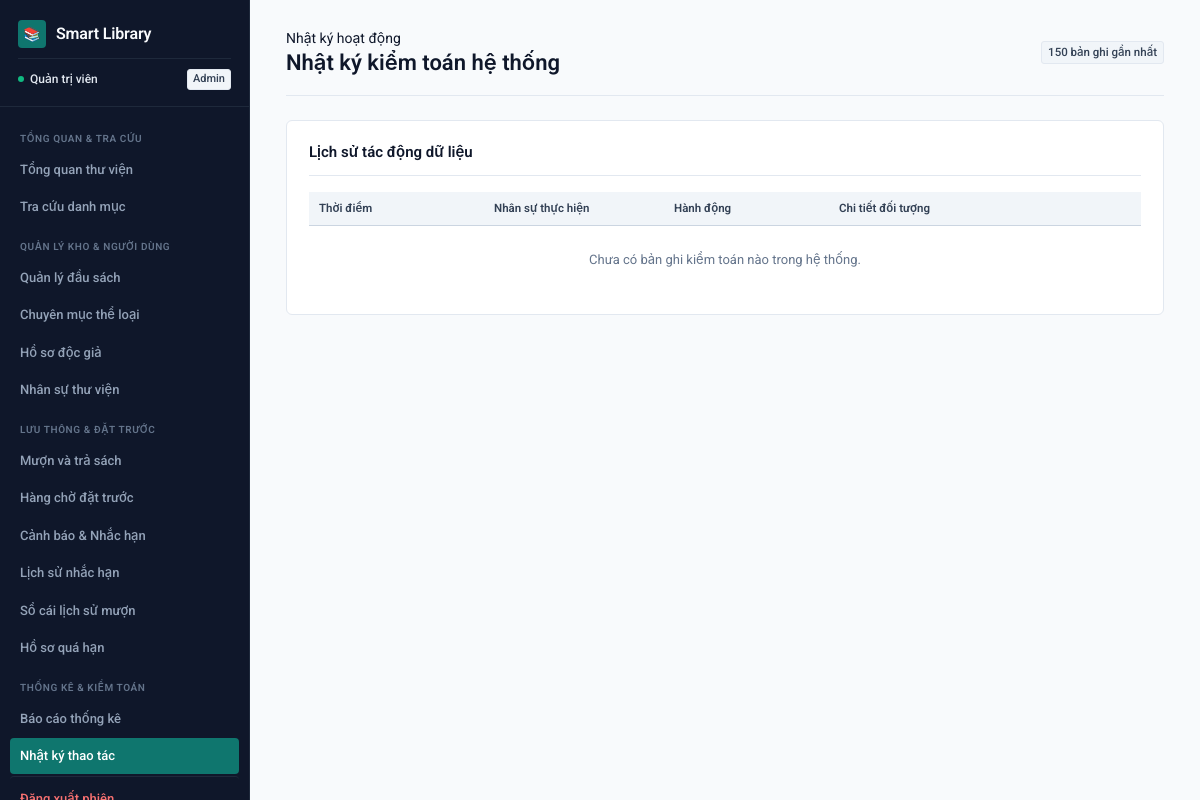
The page /activity (signed in) on the database as committed earlier.
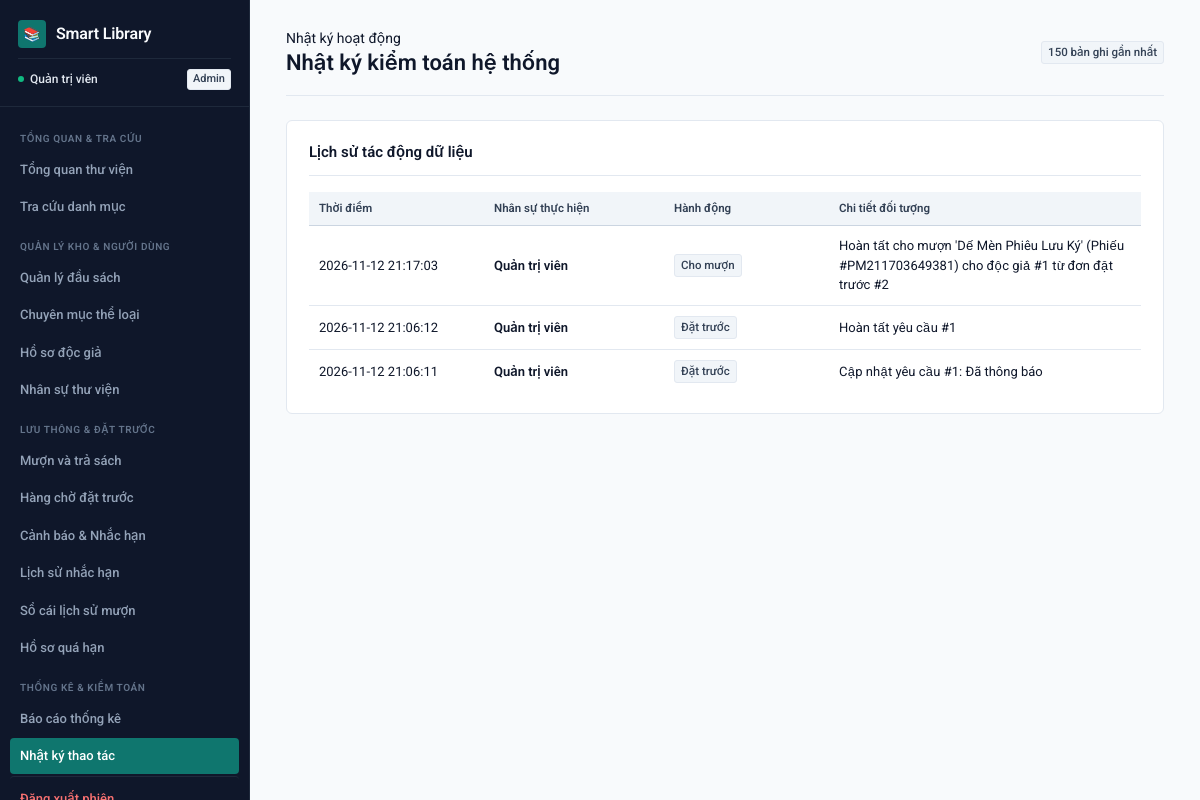
The same page on the database as committed later.
### tables this page shows
CREATE TABLE employees(
        id INTEGER PRIMARY KEY AUTOINCREMENT,
        code TEXT NOT NULL UNIQUE,
        name TEXT NOT NULL,
        username TEXT NOT NULL UNIQUE,
        password TEXT NOT NULL,
        role TEXT NOT NULL DEFAULT 'Nhân viên'
    );

CREATE TABLE audit_logs(
        id INTEGER PRIMARY KEY AUTOINCREMENT,
        employee_id INTEGER,
        action TEXT NOT NULL,
        description TEXT NOT NULL,
        created_at TEXT NOT NULL
    );

### backend/routes/reports.py (the view)
@app.get("/activity")
@login_required
def activity():
    conn=db()
    rows=conn.execute("""SELECT a.*,e.name AS employee FROM audit_logs a
          LEFT JOIN employees e ON e.id=a.employee_id ORDER BY a.id DESC LIMIT 150""").fetchall()
    conn.close();return render_template("activity.html",logs=rows)

### backend/api/common.py (called while the page is built)
@app.before_request
def protect_json_writes():
    if request.path.startswith("/api/") and request.method in ("POST", "PUT", "PATCH", "DELETE"):
        origin = request.headers.get("Origin")
        if origin:
            parsed = urlparse(origin)
            allowed = {"127.0.0.1", "localhost"}
            if parsed.hostname not in allowed or parsed.port not in (5001, 5173):
                return fail("Origin không hợp lệ.", 403)
        if not request.is_json:
            return fail("Yêu cầu JSON.", 415)

### backend/core.py (called while the page is built)
@app.context_processor
def inject():
    return {
        "logged_in": "employee_id" in session,
        "employee_name": session.get("employee_name"),
    }

### backend/database.py (called while the page is built)
def db():
    conn = sqlite3.connect(DB)
    conn.row_factory = sqlite3.Row
    conn.execute("PRAGMA foreign_keys=ON")
    return conn

### frontend/templates/admin/activity.html
{% extends 'base.html' %}
{% block content %}
<header class="page-header">
  <div>
    <span class="page-kicker">Nhật ký hoạt động</span>
    <h1>Nhật ký kiểm toán hệ thống</h1>
  </div>
  <span class="tag neutral">150 bản ghi gần nhất</span>
</header>
<section class="panel">
  <div class="panel-header">
    <h2>Lịch sử tác động dữ liệu</h2>
  </div>
  <div class="table-responsive">
    <table>
      <thead>
        <tr>
          <th style="width: 175px;">Thời điểm</th>
          <th style="width: 180px;">Nhân sự thực hiện</th>
          <th style="width: 165px;">Hành động</th>
          <th>Chi tiết đối tượng</th>
        </tr>
      </thead>
      <tbody>
        {% for l in logs %}
        <tr>
          <td class="mono">{{ l.created_at }}</td>
          <td style="font-weight: 600;">{{ l.employee or 'Không xác định' }}</td>
          <td><span class="tag neutral">{{ l.action }}</span></td>
          <td class="mono" style="color: var(--ink-secondary);">{{ l.description }}</td>
        </tr>
        {% else %}
        <tr>
          <td colspan="4" class="empty-state">Chưa có bản ghi kiểm toán nào trong hệ thống.</td>
        </tr>
        {% endfor %}
      </tbody>
    </table>
  </div>
</section>
{% endblock %}

### frontend/templates/layouts/base.html (shortened to what this page needs)
<!doctype html>
<html lang="vi">
<head>
  <link rel="stylesheet" href="{{ url_for('static', filename='style.css') }}">
</head>
<body>
  {% if logged_in %}
  <aside id="appSidebar">
    <div class="brand-block">
      <div class="brand-title">
        <span class="brand-icon">📚</span>
        <h2>Smart Library</h2>
      </div>
      <div class="operator-meta">
        <span class="operator-badge">
          <i class="operator-dot"></i>
          {{ employee_name }}
        </span>
        <span class="tag neutral" style="font-size: 11px; padding: 1px 5px;">{{ session.get('role', 'Nhân viên') }}</span>
      </div>
    </div>
    <nav class="nav-scroll">
      <span class="nav-category">Tổng quan & Tra cứu</span>
      <a href="{{ url_for('dashboard') }}" class="{% if request.endpoint == 'dashboard' %}active{% endif %}">
        <span>Tổng quan thư viện</span>
      </a>
      <a href="{{ url_for('catalog') }}" class="{% if request.endpoint == 'catalog' %}active{% endif %}">
        <span>Tra cứu danh mục</span>
      </a>
      <span class="nav-category">Quản lý kho & Người dùng</span>
      <a href="{{ url_for('books') }}" class="{% if request.endpoint == 'books' %}active{% endif %}">
        <span>Quản lý đầu sách</span>
      </a>
      <a href="{{ url_for('categories') }}" class="{% if request.endpoint == 'categories' %}active{% endif %}">
        <span>Chuyên mục thể loại</span>
      </a>
      <a href="{{ url_for('readers') }}" class="{% if request.endpoint == 'readers' %}active{% endif %}">
        <span>Hồ sơ độc giả</span>
      </a>
      {% if session.get('role') == 'Admin' %}
      <a href="{{ url_for('employees') }}" class="{% if request.endpoint == 'employees' %}active{% endif %}">
        <span>Nhân sự thư viện</span>
      </a>
      {% endif %}
      <span class="nav-category">Lưu thông & Đặt trước</span>
      <a href="{{ url_for('loans') }}" class="{% if request.endpoint == 'loans' %}active{% endif %}">
        <span>Mượn và trả sách</span>
      </a>
      <a href="{{ url_for('reservations') }}" class="{% if request.endpoint == 'reservations' %}active{% endif %}">
        <span>Hàng chờ đặt trước</span>
      </a>
      <a href="{{ url_for('alerts') }}" class="{% if request.endpoint == 'alerts' %}active{% endif %}">
        <span>Cảnh báo & Nhắc hạn</span>
      </a>
      <a href="{{ url_for('reminder_history') }}" class="{% if request.endpoint == 'reminder_history' %}active{% endif %}">
        <span>Lịch sử nhắc hạn</span>
      </a>
      <a href="{{ url_for('history') }}" class="{% if request.endpoint == 'history' %}active{% endif %}">
        <span>Sổ cái lịch sử mượn</span>
      </a>
      <a href="{{ url_for('overdue') }}" class="{% if request.endpoint == 'overdue' %}active{% endif %}">
        <span>Hồ sơ quá hạn</span>
      </a>
      <span class="nav-category">Thống kê & Kiểm toán</span>
      <a href="{{ url_for('reports') }}" class="{% if request.endpoint == 'reports' %}active{% endif %}">
        <span>Báo cáo thống kê</span>
      </a>
      <a href="{{ url_for('activity') }}" class="{% if request.endpoint == 'activity' %}active{% endif %}">
        <span>Nhật ký thao tác</span>
      </a>
      <a href="{{ url_for('logout') }}" class="nav-logout">
        <span>Đăng xuất phiên</span>
      </a>
    </nav>
  </aside>
  {% endif %}
  <main>
    {% block content %}{% endblock %}
  </main>
</body>
</html>

Rows that differ between the two databases and show on the page:
now on this page (row unchanged): employees: name "Quản trị viên"
added audit_logs: created_at "2026-11-12 21:17:03", name "Quản trị viên", action "Cho mượn", description "Hoàn tất cho mượn 'Dế Mèn Phiêu Lưu Ký' (Phiếu #PM211703649381) cho độc giả #1 từ đơn đặt trước #2"
added audit_logs: created_at "2026-11-12 21:06:12", name "Quản trị viên", action "Đặt trước", description "Hoàn tất yêu cầu #1"
added audit_logs: created_at "2026-11-12 21:06:11", name "Quản trị viên", action "Đặt trước", description "Cập nhật yêu cầu #1: Đã thông báo"
Other text that changed with them:
{{ employee_name }}: "Quản trị viên" → (not shown)
text no longer shown: "Chưa có bản ghi kiểm toán nào trong hệ thống."
